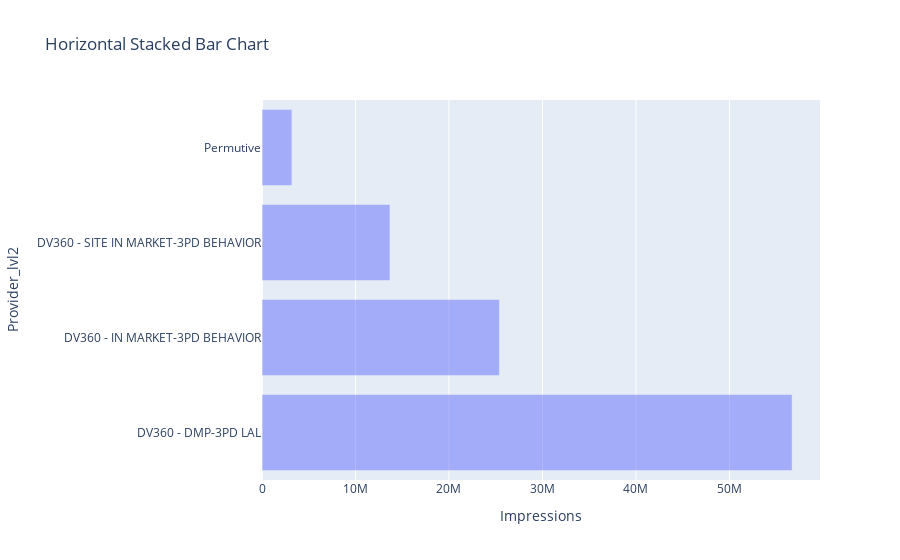

Notebook code cell kept with this figure:
### Code cell
# Create a horizontal stacked bar chart using Plotly Express
fig = px.bar(pie_df, y='Provider_lvl2', x='Impressions',
             orientation='h', barmode='overlay', title='Horizontal Stacked Bar Chart')

# Show the plot
fig.show()

### Figure 1 — Plotly figure (JSON) as saved in the notebook; plotly's stock layout.template omitted (floating-point values rounded to 4 significant figures)
{"data": [{"alignmentgroup": "True", "hovertemplate": "Impressions=%{x}<br>Provider_lvl2=%{y}<extra></extra>", "legendgroup": "", "marker": {"color": "#636efa", "opacity": 0.5, "pattern": {"shape": ""}}, "name": "", "offsetgroup": "", "orientation": "h", "showlegend": false, "textposition": "auto", "type": "bar", "x": [56701940, 25395857, 13686020, 3199476], "xaxis": "x", "y": ["DV360 - DMP-3PD LAL", "DV360 - IN MARKET-3PD BEHAVIOR", "DV360 - SITE IN MARKET-3PD BEHAVIOR", "Permutive"], "yaxis": "y"}], "layout": {"barmode": "overlay", "legend": {"tracegroupgap": 0}, "title": {"text": "Horizontal Stacked Bar Chart"}, "xaxis": {"anchor": "y", "domain": [0, 1], "title": {"text": "Impressions"}}, "yaxis": {"anchor": "x", "domain": [0, 1], "title": {"text": "Provider_lvl2"}}}}
